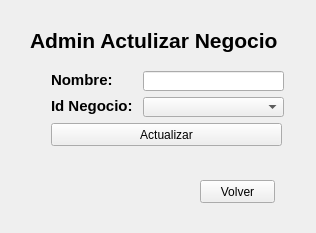
<?xml version="1.0" encoding="UTF-8"?>
<ui version="4.0">
 <class>Form</class>
 <widget class="QWidget" name="Form">
  <property name="geometry">
   <rect>
    <x>0</x>
    <y>0</y>
    <width>316</width>
    <height>233</height>
   </rect>
  </property>
  <property name="windowTitle">
   <string>Form</string>
  </property>
  <widget class="QLabel" name="labelTitulo">
   <property name="geometry">
    <rect>
     <x>30</x>
     <y>20</y>
     <width>261</width>
     <height>41</height>
    </rect>
   </property>
   <property name="font">
    <font>
     <pointsize>16</pointsize>
     <weight>75</weight>
     <bold>true</bold>
    </font>
   </property>
   <property name="text">
    <string>Admin Actulizar Negocio</string>
   </property>
  </widget>
  <widget class="QLabel" name="label">
   <property name="geometry">
    <rect>
     <x>51</x>
     <y>71</y>
     <width>64</width>
     <height>18</height>
    </rect>
   </property>
   <property name="font">
    <font>
     <pointsize>11</pointsize>
     <weight>75</weight>
     <bold>true</bold>
    </font>
   </property>
   <property name="text">
    <string>Nombre:</string>
   </property>
  </widget>
  <widget class="QLabel" name="label_2">
   <property name="geometry">
    <rect>
     <x>51</x>
     <y>97</y>
     <width>86</width>
     <height>18</height>
    </rect>
   </property>
   <property name="font">
    <font>
     <pointsize>11</pointsize>
     <weight>75</weight>
     <bold>true</bold>
    </font>
   </property>
   <property name="text">
    <string>Id Negocio:</string>
   </property>
  </widget>
  <widget class="QLineEdit" name="lineEditNomN">
   <property name="geometry">
    <rect>
     <x>143</x>
     <y>71</y>
     <width>141</width>
     <height>20</height>
    </rect>
   </property>
  </widget>
  <widget class="QComboBox" name="comboBox">
   <property name="geometry">
    <rect>
     <x>143</x>
     <y>97</y>
     <width>141</width>
     <height>20</height>
    </rect>
   </property>
  </widget>
  <widget class="QPushButton" name="bontonVolver">
   <property name="geometry">
    <rect>
     <x>200</x>
     <y>180</y>
     <width>75</width>
     <height>23</height>
    </rect>
   </property>
   <property name="text">
    <string>Volver</string>
   </property>
  </widget>
  <widget class="QPushButton" name="botonActualizar">
   <property name="geometry">
    <rect>
     <x>51</x>
     <y>123</y>
     <width>231</width>
     <height>23</height>
    </rect>
   </property>
   <property name="text">
    <string>Actualizar</string>
   </property>
  </widget>
 </widget>
 <resources/>
 <connections/>
</ui>
